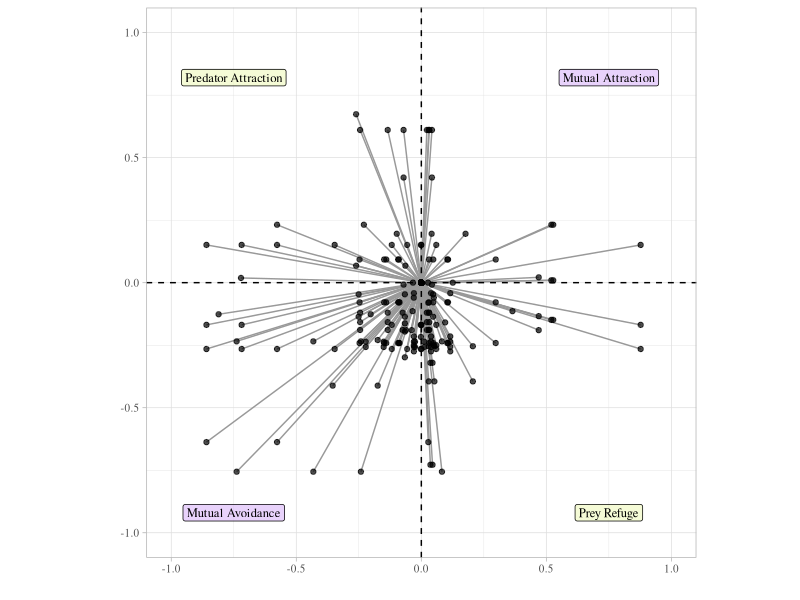
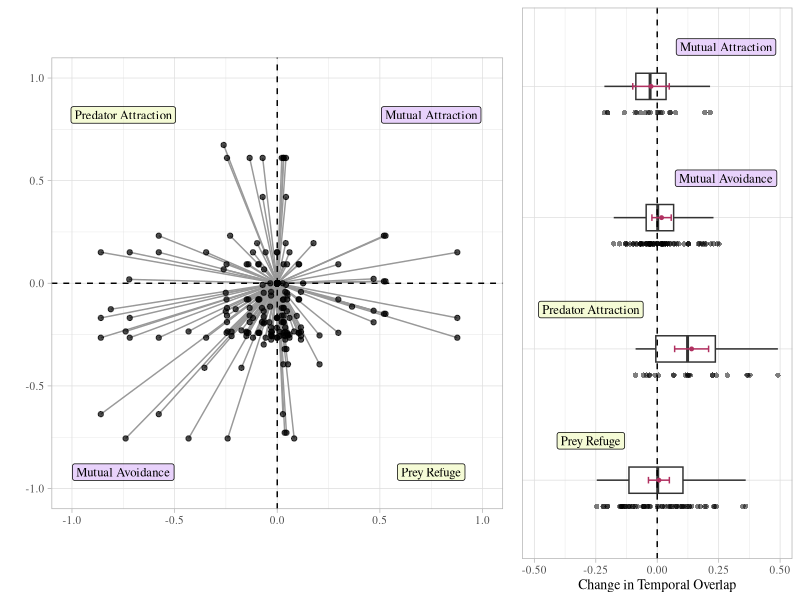
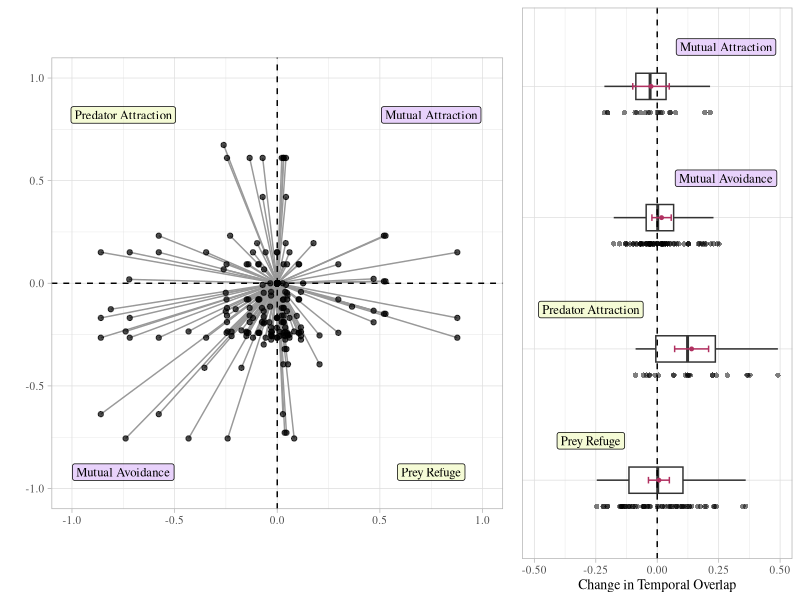

The R script that drew these images, in order:
## ---- chunk 1
knitr::opts_chunk$set(echo = FALSE, message = FALSE, warning = FALSE)
## ---- chunk 2
# Libraries
library(here) #set local working directory
library(tidyverse) #for data manipulation
library(emmeans) #for calculating estimated marginal means
library(multcomp) #for calculating CIs and tukey test
library(multcompView) #for labeling with letters
library(cowplot) #for joining plot panels
## ---- chunk 3
# Import data
data <- read_csv(here("data", "VanScoyoc_et_al_data.csv"))
## ---- chunk 4
# Center and standardize diurnal activity ratios
data <- data %>% 
        mutate(#center and standardize predator data
               pr_low_rescale = (pr_low_D_AR-0.5)*2 + #rescale diurnal activity from (0-1) to (-1-1)
                                 (-((pr_low_D_AR-0.5)*2)), #set low data to zero 
               pr_high_rescale = (pr_high_D_AR-0.5)*2 + #rescale diurnal activity from (0-1) to (-1-1)
                                 (-((pr_low_D_AR-0.5)*2)), #add opposite of pr_low_rescaled
               #center and standardize prey data
               py_low_rescale = (py_low_D_AR-0.5)*2 + #rescale diurnal activity from (0-1) to (-1-1)
                                 (-((py_low_D_AR-0.5)*2)), #set low data to zero 
               py_high_rescale = (py_high_D_AR-0.5)*2 + #rescale from (0-1) to (-1-1)
                                 (-((py_low_D_AR-0.5)*2))) #add opposite of pr_low_rescaled
## ---- chunk 5
# Tidy data for Figure2a
fig2a_data <- data %>% #call dataset
                dplyr::select(pair_ID, #select columns
                              pr_low_rescale, pr_high_rescale, 
                              py_low_rescale, py_high_rescale) %>% 
                pivot_longer(2:5) %>% #pivot data to long format for tidying human_activity level
                separate(name,c("type","human_activity"), sep = "_") %>% #separate columns
                mutate(type = ifelse(type == "pr", "predator", "prey")) %>% 
                pivot_wider(names_from = type, values_from = value) #pivot wide for plotting
## ---- chunk 6
# Fig 2a Plot

# Behavioral response pathway labels for plot 
plot_labels <- data.frame(name = c("Predator Attraction", "Mutual Attraction", 
                                   "Mutual Avoidance", "Prey Refuge"),
                          x = c(-0.75, 0.75, -0.75, 0.75), 
                          y = c(0.82, 0.82, -0.92, - 0.92))
                          
plot_colors <- factor(c("#D6AEF8","#EDF7B5","#EDF7B5","#D6AEF8"))

# Plot
fig2a <- ggplot() +
        #Add data
            geom_line(data = fig2a_data, aes(x=prey, y=predator, #add lines grouped by pair_id 
                                             group = pair_ID), color = "grey60") +
            geom_point(data = fig2a_data, aes(x=prey, y=predator), alpha = 0.7) + #add points   
            geom_label(data = plot_labels, aes(x = x, y = y, #add behavioral response pathway 
                                               label = name,
                                               fill = plot_colors,
                                               alpha = 0.2), 
                                    size = 3.2, family="serif") +
          #Format plot
            scale_fill_manual(values = c("#EDF7B5","#D6AEF8")) + #fill labels with theme colors
            guides(fill="none", alpha="none") + #remove fill legend
            labs(x = "", y = "") +
            #labs(x = "Prey (relative change in diurnal activity ratio)", 
            #     y = "Predator (relative change in diurnal activity ratio)") + #label axes
            geom_vline(xintercept = 0, linetype='dashed') + #set x-axis line
            geom_hline(yintercept = 0, linetype='dashed') + #set y-axis line
            lims(x=c(-1,1),y=c(-1,1)) + #set axis limits
            coord_fixed() + #fix plot dimensions
            theme_light() + #set theme
            theme(text=element_text(size=10, family="serif")) #set text size & font
fig2a
## ---- chunk 7
# Figure 2a descriptive results

#Number of points per quadrant
fig2a_descriptive <- fig2a_data %>% #call dataset
    mutate(hypothesis = ifelse(predator < 0 & prey < 0, "Mutual Avoidance", 
                           ifelse(predator > 0 & prey > 0, "Mutual Attraction",
                             ifelse(predator > 0 & prey < 0, "Predator Attraction",
                                ifelse(predator < 0 & prey > 0, "Prey Refuge", 
                                       "Neutral"))))) %>% 
  filter(human_activity == "high") %>% 
  group_by(hypothesis) %>% 
  summarize(n = n()) %>% 
  mutate(percent = n/178*100)

fig2a_descriptive
## ---- chunk 8
# Tidy data for Figure2b
fig2b_data <- data %>% #call dataset
                mutate(pr_shift_diurnal = pr_high_D_AR - pr_low_D_AR, #predator change in diurnality
                       py_shift_diurnal = py_high_D_AR - py_low_D_AR, #prey change in diurnality
                       hypothesis = ifelse(pr_shift_diurnal < 0 & py_shift_diurnal < 0, "Mutual Avoidance", 
                                  ifelse(pr_shift_diurnal > 0 & py_shift_diurnal > 0, "Mutual Attraction",
                                    ifelse(pr_shift_diurnal > 0 & py_shift_diurnal < 0, "Predator Attraction",
                                      ifelse(pr_shift_diurnal < 0 & py_shift_diurnal > 0, "Prey Refuge", 
                                             "Neutral"))))) %>% 
                dplyr::select(reference, pair_ID, #select columns for plotting
                              hypothesis, change_overlap) %>%
                filter(!grepl('Neutral', hypothesis)) %>% #remove neutral response dyads (n = 6)
                drop_na() #without dyads without overlap values (n = 5) 
  
#Results in 16 studies, n = 167 dyads
## ---- chunk 9
# Calculate confidence intervalse for Figure 2b
model <- lm(change_overlap ~ hypothesis, data = fig2b_data) #set up model
model_means <- emmeans(object = model, specs = "hypothesis") #get adjusted weight means per group
model_means_cld <- cld(object = model_means, #add letters to each mean
                       adjust = "Tukey", Letters = letters, alpha = 0.05)
## ---- chunk 10
# Figure 2b descriptive results

# Percent of predator or prey with increased overlap
fig2b_data %>% 
  mutate(direction_overlap = ifelse(change_overlap < 0, "decrease", 
                                ifelse(change_overlap > 0, "increase", "no_change"))) %>% 
  group_by(hypothesis, direction_overlap) %>% 
  summarize(n = n()) %>% 
  pivot_wider(names_from = direction_overlap, values_from = n) %>% 
  mutate(total = sum(increase,decrease),
         perc_increase = increase/total*100,
         perc_decrease = decrease/total*100)
## ---- chunk 11
# Behavioral response pathway labels for plot 
plot_labels2 <- data.frame(name = c("Prey Refuge", "Predator Attraction",
                                    "Mutual Avoidance", "Mutual Attraction"),
                           y = c(-0.27,-0.27,0.28, 0.28), 
                           x = c(1.3,2.3,3.3,4.3))

plot_colors2 <- factor(c("#D6AEF8","#D6AEF8","#EDF7B5","#EDF7B5"))

# Fig 2b Plot 

fig2b <- ggplot() +
      #Add data
          geom_point(data = fig2b_data, aes(y = change_overlap, x = fct_relevel(hypothesis, 
            "Prey Refuge","Predator Attraction","Mutual Avoidance","Mutual Attraction")), #add points
            shape = 16, alpha = 0.5, position = position_nudge(x = -0.2)) +
          geom_boxplot(data = fig2b_data, aes(y = change_overlap, x = hypothesis), #add boxplot
            width = 0.2, outlier.shape = NA, position = position_nudge(x = 0)) +
          geom_point(data = model_means_cld, #add mean
                     aes(y = emmean, x = hypothesis), size = 1, color = "maroon") +
          geom_errorbar(data = model_means_cld, #add confidence intervals
                        aes(ymin = lower.CL, ymax = upper.CL, x = hypothesis),
                        width = 0.05, color = "maroon") +
          geom_label(data = plot_labels2, aes(x = x, y = y, #add behavioral response pathway 
                                               label = name, 
                                               fill = plot_colors2, 
                                               alpha = 0.2), 
                                    size = 3.2, family="serif") +
      #Format plot
          scale_fill_manual(values = c("#EDF7B5","#D6AEF8","#EDF7B5","#EDF7B5")) + #fill plot labels
          guides(fill="none", alpha="none") + #remove fill legend
          labs(x = "", y = "Change in Temporal Overlap") + #label axes
          geom_hline(yintercept = 0, linetype = "dashed") + #set x-axis line
          theme_light() + #set theme
          theme(text=element_text(size=10, family="serif"), #format axis text   
                axis.title.y=element_blank(), #remove x axis   
                axis.text.y=element_blank(), #remove x axis   
                axis.ticks.y=element_blank()) + #remove x axis    
          coord_flip() + #flip plot orientation
          ylim(c(-0.5, 0.5)) #fix plot size
## ---- chunk 12
# Combine Figure 2 plots
figure2 <- plot_grid(fig2a, fig2b, label_size = 12, #combine plots
                    align = "h", axis = "b", nrow = 1, rel_widths = c(3,1.7), 
                    hjust = c(0, -0.04))
figure2
ggsave("figure2.png", figure2, height = 4, width = 6.5, units = "in", dpi = 600)
